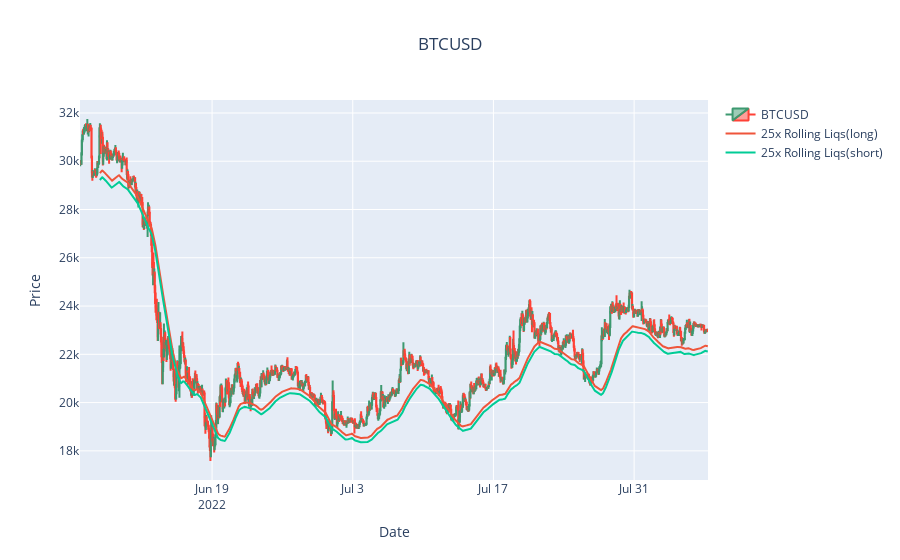

This figure's notebook cell:
### Code cell
#sample visual for liquidation levels: need EMA does not work with SMA
Fig2 = go.Figure()

#set up layout
Fig2.update_layout(
    title={
        'text' : "BTCUSD",
        "x" : 0.5,
        'xanchor': 'center'
    },
    xaxis_title="Date",
    yaxis_title='Price',
    xaxis_rangeslider_visible=False
)

#add candletstick
Fig2.add_trace(
    go.Candlestick(
        x=df_2022_hr['date'],
        open=df_2022_hr['open'],
        high=df_2022_hr['high'],
        low=df_2022_hr['low'],
        close=df_2022_hr['close'],
        name="BTCUSD"
    )
)


Fig2.add_trace(
    go.Scatter(x=df_2022_hr['date'], y=df_2022_hr['25x_liq_long'], name="25x Rolling Liqs(long)"),
)

Fig2.add_trace(
  go.Scatter(x=df_2022_hr['date'], y=df_2022_hr['25x_liq_short'], name="25x Rolling Liqs(short)")
)

Fig2.show()

### Figure 1 — Plotly figure (JSON) as saved in the notebook; plotly's stock layout.template omitted (floating-point values rounded to 4 significant figures; data arrays with more than 128 entries replaced by an {"elided": "..."} marker saying what was removed)
{"data": [{"close": {"elided": "1500 int values"}, "high": {"elided": "1500 int values"}, "low": {"elided": "1500 int values"}, "name": "BTCUSD", "open": {"elided": "1500 int values"}, "type": "candlestick", "x": {"elided": "1500 str values"}}, {"name": "25x Rolling Liqs(long)", "type": "scatter", "x": {"elided": "1500 str values"}, "y": {"elided": "1500 float values"}}, {"name": "25x Rolling Liqs(short)", "type": "scatter", "x": {"elided": "1500 str values"}, "y": {"elided": "1500 float values"}}], "layout": {"title": {"text": "BTCUSD", "x": 0.5, "xanchor": "center"}, "xaxis": {"rangeslider": {"visible": false}, "title": {"text": "Date"}}, "yaxis": {"title": {"text": "Price"}}}}
